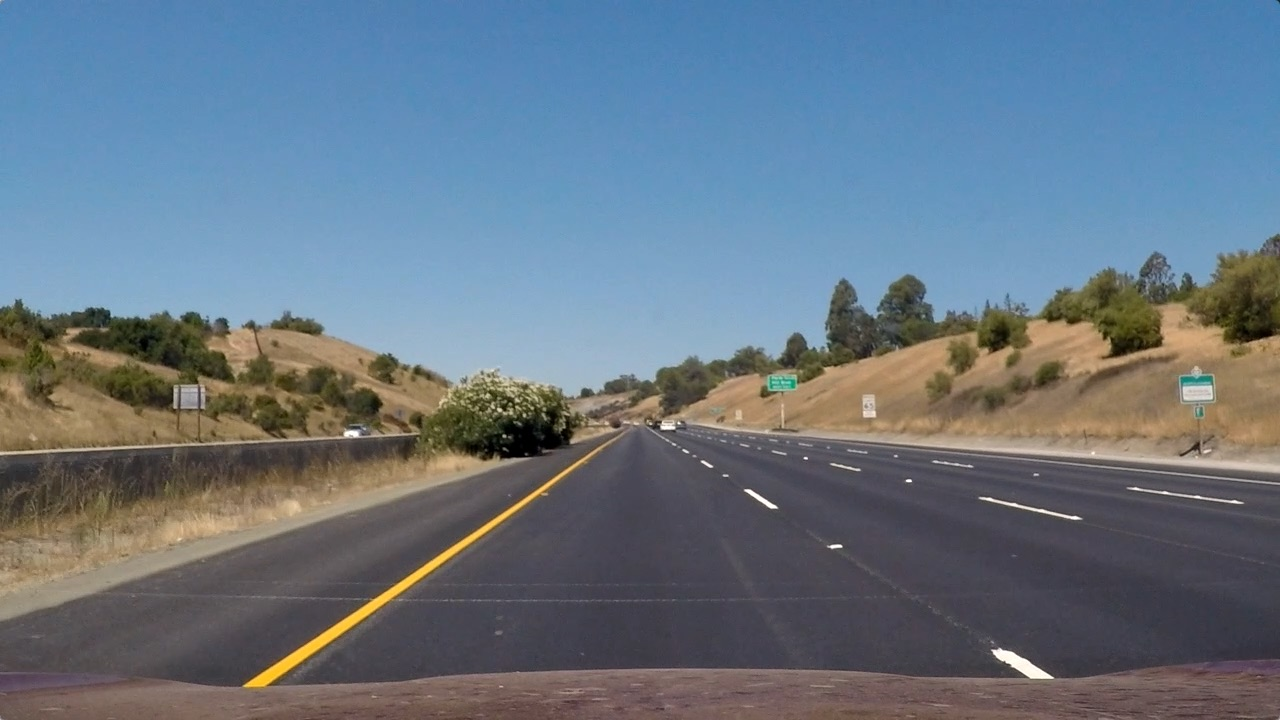
#> input picture test_images/straight_lines1.jpg, 1280 x 720 px
$ jupyter execute Image_Project.ipynb   (shell and % lines are left out)   (older library calls are emulated)
#> lines starting #> are read from the running program, lines starting #| are printed output that depends on the picture; after the words box and inside, x2 and y2 are one past the last pixel; in counts of white or black regions, pixels touching at a corner belong together
[cell 1]
import numpy as np
import cv2
import matplotlib.pyplot as plt

[cell 2]
def abs_sobel_thresh(gray, orient='x', thresh=(0, 255)):
    """Applies sobel filter and applies threshold.

    :param gray: A gray scale image.
    :param orient: Direction in which sobel filter is applied.
    :param thresh:  threshold to be applied on the output image.

    :return: a binary image after applying sobel

    """
    # check orientation to apply sobel in the direction.
    if orient == 'x':
        abs_sobel = np.absolute(cv2.Sobel(gray, cv2.CV_64F, 1, 0))
    if orient == 'y':
        abs_sobel = np.absolute(cv2.Sobel(gray, cv2.CV_64F, 0, 1))
    # Rescale back to 8 bit integer
    scaled_sobel = np.uint8(255*abs_sobel/np.max(abs_sobel))
    # Create a copy and apply the threshold
    binary_output = np.zeros_like(scaled_sobel)
    binary_output[(scaled_sobel >= thresh[0]) & (scaled_sobel <= thresh[1])] = 1
    sobel_mask = binary_output
    # Return the result
    return sobel_mask

[cell 3]
img = cv2.imread("./test_images/straight_lines1.jpg")
#> img is the input picture: shape (720, 1280, 3); mean B, G, R 131.2, 117.7, 103.2

gray = cv2.cvtColor(img, cv2.COLOR_BGR2GRAY)

sobel_output_x = abs_sobel_thresh(gray,"x",(10,200))
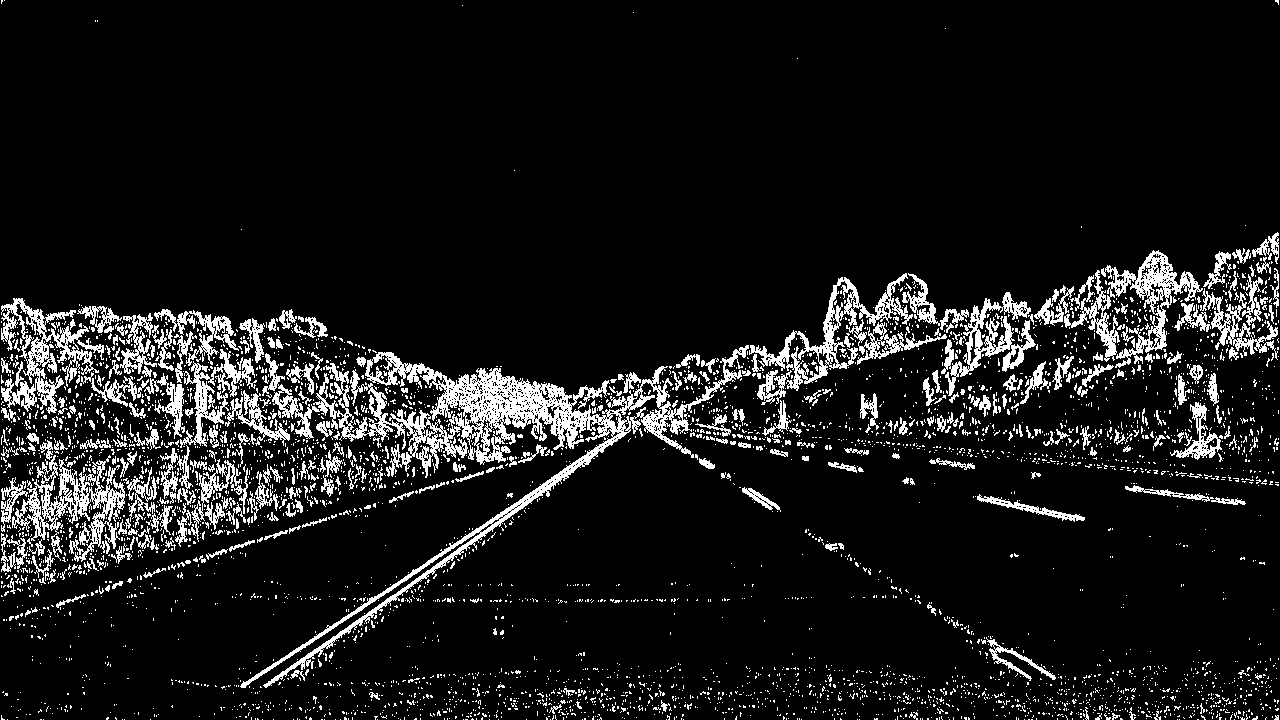
#> sobel_output_x: shape (720, 1280); values 0 (black) and 1 (white), 9.8% white in thin lines or dots

sobel_output_y = abs_sobel_thresh(gray,"y",(10,200))
#> sobel_output_y: shape (720, 1280); values 0 (black) and 1 (white), 14.1% white; 3400 white regions (3010 under 20 px), largest, box (x1, y1, x2, y2) and area: (0, 289, 1280, 714) 72598, (981, 284, 1194, 397) 5695, (1129, 249, 1242, 341) 2594

f, (ax1,ax2) = plt.subplots(1, 2, figsize=(20,10))
ax1 = ax1.imshow(sobel_output_x,cmap="gray")
ax2 = ax2.imshow(sobel_output_y,cmap="gray")

[cell 4]
def dir_threshold(gray, sobel_kernel=3, thresh=(0, np.pi/2)):
    """Applies sobel filter and calculates direction of gradient and applies a threshold.

    :param gray: A gray scale image.
    :param sobel_kernel: kernel size
    :param thresh: angle threshold to be applied on the output image.

    :return: a binary image after applying sobel and thresholding with an angle.

    """
#> called with sobel_kernel = 3, thresh = (0.524, 1.57)
    # Calculate the x and y gradients
    sobelx = cv2.Sobel(gray, cv2.CV_64F, 1, 0, ksize=sobel_kernel)
    sobely = cv2.Sobel(gray, cv2.CV_64F, 0, 1, ksize=sobel_kernel)
    # Take the absolute value of the gradient direction,
    # apply a threshold, and create a binary image result
    absgraddir = np.arctan2(np.absolute(sobely), np.absolute(sobelx))
    binary_output = np.zeros_like(absgraddir)
    binary_output[(absgraddir >= thresh[0]) & (absgraddir <= thresh[1])] = 1
    dir_mask = binary_output
    # Return the binary image
    return dir_mask

[cell 5]
sobel_output_dir = dir_threshold(gray,3 ,(np.pi/6, np.pi/2))
#> sobel_output_dir: shape (720, 1280) float64; values 0 (black) and 1 (white), 67.1% white; black in thin lines or dots

f, (ax1) = plt.subplots(1, 1, figsize=(20,10))
ax1 = ax1.imshow(sobel_output_dir,cmap="gray")

[cell 6]
def combine_thresh(img, s_thresh=(100, 255), l_thresh=(120, 255)):
    """Combines abs_sobel_thresh, dir_threshold and threshold on R, G, S and L channels to detect the lanes.

    :param img: An input RGB image.
    :param s_thresh: S channel threshold.
    :param l_thresh: L channel threshold.

    :return: a binary image after applying all different thresholds.
    """
#> called with s_thresh = (100, 255), l_thresh = (120, 255)
    # Convert to grayscale
    gray = cv2.cvtColor(img, cv2.COLOR_RGB2GRAY)
    height, width = gray.shape

    grad_x = abs_sobel_thresh(gray, 'x', thresh=(10, 200))
    dir_binary = dir_threshold(gray, thresh=(np.pi/6, np.pi/2))
    combined = ((grad_x == 1) & (dir_binary == 1))
#> combined: shape (720, 1280) bool; 5.8% white in thin lines or dots

    # R & G thresholds so that yellow lanes are detected well.
    color_threshold = 150
    R = img[:, :, 0]
    G = img[:, :, 1]
    color_combined = np.zeros_like(R)
    r_g_condition = (R > color_threshold) & (G > color_threshold)
#> r_g_condition: shape (720, 1280) bool; 4.9% white; 552 white regions (457 under 20 px), largest, box (x1, y1, x2, y2) and area: (322, 322, 735, 405) 14439, (686, 409, 1280, 473) 5913, (96, 456, 524, 587) 5278

    # Apply color threshold for better detection of yello and white lines in all environmental condition
    hls = cv2.cvtColor(img, cv2.COLOR_RGB2HLS)
#> hls: shape (720, 1280, 3); mean of channels 0, 1, 2 85.5, 117, 67
    # Select S channel because it is usually the best performant
    # for this task. R channel also performs similarly.
    s_channel = hls[:, :, 2]
    l_channel = hls[:, :, 1]

    # S channel performs well for detecting bright yellow and white lanes
    s_condition = (s_channel > s_thresh[0]) & (s_channel <= s_thresh[1])
#> s_condition: shape (720, 1280) bool; 33.4% white; 1102 white regions (947 under 20 px), largest, box (x1, y1, x2, y2) and area: (0, 0, 1280, 316) 281235, (244, 452, 594, 689) 4725, (1098, 301, 1163, 359) 2066

    # We put a threshold on the L channel to avoid pixels which have shadows and as a result darker.
    l_condition = (l_channel > l_thresh[0]) & (l_channel <= l_thresh[1])
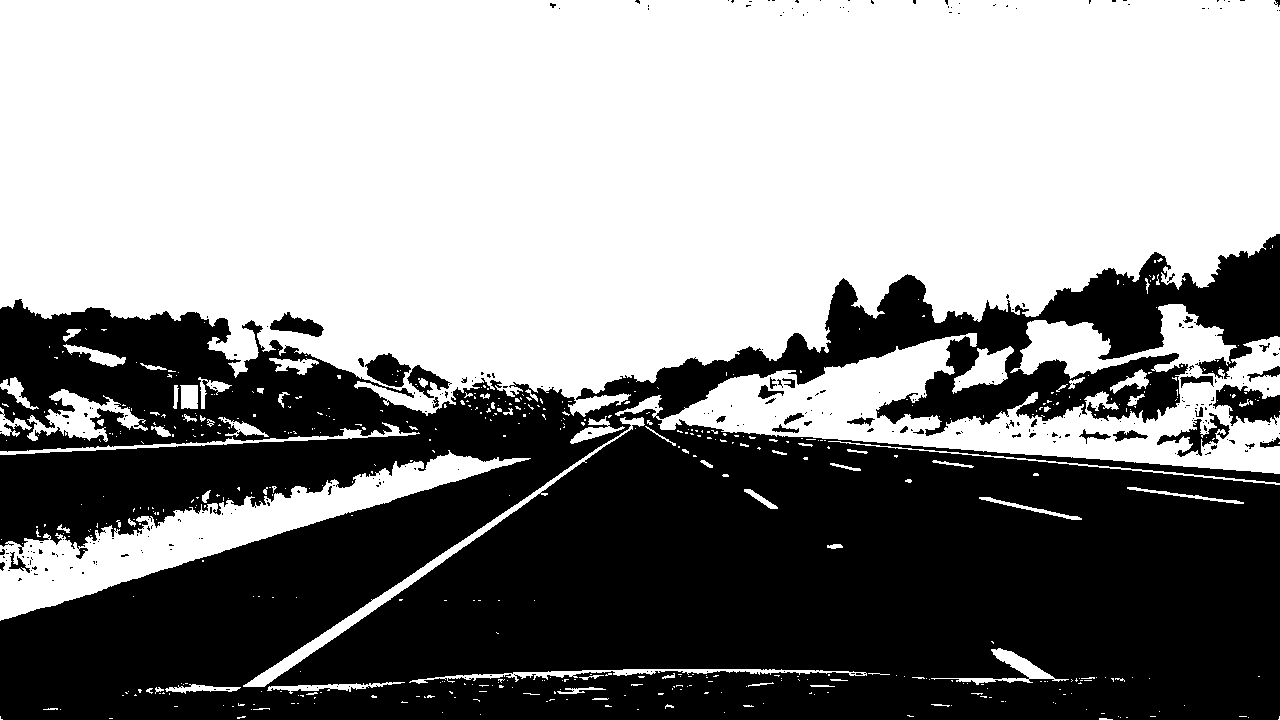
#> l_condition: shape (720, 1280) bool; 55.1% white; 309 black regions (270 under 20 px), largest, box (x1, y1, x2, y2) and area: (0, 234, 1280, 720) 405890, (1213, 384, 1280, 426) 1611, (365, 353, 411, 387) 945

    # combine all the thresholds
    # A pixel should either be a yellowish or whiteish
    # And it should also have a gradient, as per our thresholds
    color_combined[(r_g_condition & l_condition) & (s_condition | combined)] = 1

    # apply the region of interest mask
    mask = np.zeros_like(color_combined)
    region_of_interest_vertices = np.array([[0, height-1], [width/2, int(0.55*height)], [width-1, height-1]],
                                           dtype=np.int32)
    cv2.fillPoly(mask, [region_of_interest_vertices], 1)
#> mask: shape (720, 1280); values 0 (black) and 1 (white), 22.6% white; 1 white region, box (x1, y1, x2, y2) and area: (0, 396, 1280, 720) 207838
    thresholded = cv2.bitwise_and(color_combined, mask)
#> color_combined: shape (720, 1280); values 0 (black) and 1 (white), 1.1% white; 1285 white regions (1246 under 20 px), largest, box (x1, y1, x2, y2) and area: (244, 446, 602, 687) 3085, (1162, 326, 1219, 350) 877, (992, 648, 1054, 679) 666

    return thresholded

def thresholding(img):
    """An interface for combine_thresh.

    :param img: An input RGB image.

    :return: a binary image after applying all different thresholds.
    """

    thresholded = combine_thresh(img, s_thresh=(100, 255), l_thresh=(120, 255))
#> thresholded: shape (720, 1280); values 0 (black) and 1 (white), 0.46% white; 64 white regions (58 under 20 px), largest, box (x1, y1, x2, y2) and area: (244, 446, 602, 687) 3085, (992, 648, 1054, 679) 666, (744, 489, 778, 509) 162, (661, 419, 675, 430) 82, (828, 544, 842, 549) 43, (701, 460, 712, 468) 33
    return thresholded

[cell 7]
RGB = cv2.cvtColor(img, cv2.COLOR_BGR2RGB)

mask_output = thresholding(RGB)

f, (ax1) = plt.subplots(1, 1, figsize=(20,10))
ax1 = ax1.imshow(mask_output,cmap="gray")

[cell 8]
def perspective_warp(img,
                     dst_size=(1280, 720),
                     src=np.float32([(0.38, 0.7), (0.63, 0.7), (0.1, 1), (1, 1)]),
                     dst=np.float32([(0, 0), (1, 0), (0, 1), (1, 1)])):
    """Transforms the car view into bird eye view.

    :param img: An input RGB image.
    :param dst_size: destination image size.
    :param src: 4 points bounding the target area.
    :param dst: 4 points bounding the new position for the src points.

    :return: a bird eye view binary image.
    """
#> called with dst_size = (1280, 720), src = array of shape (4, 2), dst = array of shape (4, 2)
    img_size = np.float32([(img.shape[1], img.shape[0])])
    src = src * img_size
#> src = [[486.4, 504], [806.4, 504], [128, 720], [1280, 720]]
    # For destination points, I'm arbitrarily choosing some points to be
    # a nice fit for displaying our warped result
    # again, not exact, but close enough for our purposes
    dst = dst * np.float32(dst_size)
#> dst = [[0, 0], [1280, 0], [0, 720], [1280, 720]]
    # Given src and dst points, calculate the perspective transform matrix
    M = cv2.getPerspectiveTransform(src, dst)
#> M = [[-0.789, -1.31, 1044.2], [5.33e-16, -2.37, 1193.7], [1.97e-19, -0.00238, 1]]
    # Warp the image using OpenCV warpPerspective()
    warped = cv2.warpPerspective(img, M, dst_size)
#> warped: shape (720, 1280); values 0 (black) and 1 (white), 2.6% white; 5 white regions (1 under 20 px), largest, box (x1, y1, x2, y2) and area: (72, 0, 150, 686) 20554, (1106, 0, 1151, 52) 1604, (1074, 632, 1113, 676) 1297, (1087, 322, 1135, 348) 597
    return warped


def inv_perspective_warp(img,
                         dst_size=(1280, 720),
                         src=np.float32([(0, 0), (1, 0), (0, 1), (1, 1)]),
                         dst=np.float32([(0.38, 0.7), (0.63, 0.7), (0.1, 1), (1, 1)])):
    """Transforms bird eye view back to the car view.

    :param img: An input RGB image.
    :param dst_size: destination image size.
    :param src: 4 points bounding the target area.
    :param dst: 4 points bounding the new position (original positions) for the src points.

    :return: a car view binary image.
    """
#> called with dst_size = (1280, 720), src = array of shape (4, 2), dst = array of shape (4, 2)

    img_size = np.float32([(img.shape[1], img.shape[0])])
    src = src * img_size
#> src = [[0, 0], [1280, 0], [0, 720], [1280, 720]]
    # For destination points, I'm arbitrarily choosing some points to be
    # a nice fit for displaying our warped result
    # again, not exact, but close enough for our purposes
    dst = dst * np.float32(dst_size)
#> dst = [[486.4, 504], [806.4, 504], [128, 720], [1280, 720]]
    # Given src and dst points, calculate the perspective transform matrix
    M = cv2.getPerspectiveTransform(src, dst)
#> M = [[0.25, -0.626, 486.4], [9.45e-17, -0.422, 504], [1.88e-19, -0.001, 1]]
    # Warp the image using OpenCV warpPerspective()
    warped = cv2.warpPerspective(img, M, dst_size)
#> warped: shape (720, 1280); values 0 (black) and 1 (white), 0.38% white; 6 white regions (2 under 20 px), largest, box (x1, y1, x2, y2) and area: (244, 504, 524, 687) 2768, (994, 648, 1054, 679) 664, (828, 544, 842, 549) 43, (765, 504, 778, 509) 40
    return warped

[cell 9]
pw_output1 = perspective_warp(mask_output)

pw_output2 = inv_perspective_warp(pw_output1)

f, (ax1,ax2) = plt.subplots(1, 2, figsize=(20,10))
ax1 = ax1.imshow(pw_output1,cmap="gray")
ax2 = ax2.imshow(pw_output2,cmap="gray")

[cell 10]
def get_hist(img):
    """returns a histogram that shows the concentration of white pixels in a certain column.

    :param img: binary image.
    :return: numpy array (histogram).
    """

    hist = np.sum(img[img.shape[0]//2:,:], axis=0)
#> hist = 1280 values, max 326 at index 96, min 0 at index 0, mean 8.4
    return hist

[cell 11]
hist = get_hist(pw_output1)

x = np.array(range(0, 1280))

plt.plot(x, hist)

ax = plt.gca()
ax.get_xaxis().set_visible(False)
ax.get_yaxis().set_visible(False)
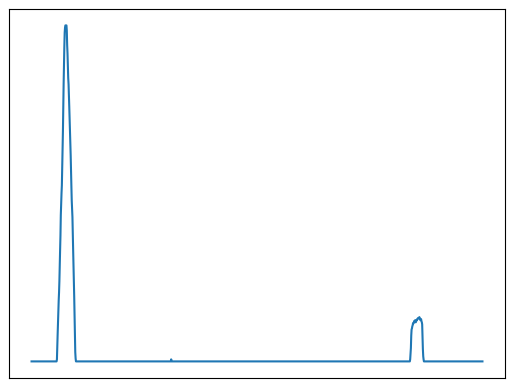
#> figure drawn by matplotlib, 1 panel; curve peaks at x = 96, y = 326

[cell 12]
left_a, left_b, left_c = [],[],[]
right_a, right_b, right_c = [],[],[]

def sliding_window(img, nwindows=9, margin=150, minpix=1, draw_windows=True):
    """Applies the sliding window search algorithm to fit a 2nd order curve to each lane.

    :param img: binary image.
    :param nwindows: number of windows per image.
    :param margin: half width of the window.
    :param minpix: min. number of white pixels per window to be accepted in deciding the next center.
    :param draw_windows: set to True or False to decide whether to draw the sliding windows on the output image or not.

    :return: bird view image with the pixels that belong to a lane colored.
    """
#> called with nwindows = 9, margin = 150, minpix = 1, draw_windows = True
    global left_a, left_b, left_c, right_a, right_b, right_c
    left_fit_ = np.empty(3)
    right_fit_ = np.empty(3)

    out_img = np.dstack((img, img, img))*255

    histogram = get_hist(img)
#> histogram has the same summary as hist in get_hist
    # find peaks of left and right halves
    quarter = int(histogram.shape[0]/4)
    leftx_base = np.argmax(histogram[:quarter])
#> leftx_base = 96
    rightx_base = np.argmax(histogram[quarter*3:]) + quarter*3
#> rightx_base = 1100

    # Set height of windows
    window_height = int(img.shape[0]/nwindows)
    # Identify the x and y positions of all nonzero pixels in the image
    nonzero = img.nonzero()
#> nonzero = 24055 positions, rows 0 to 685, columns 72 to 1150

    nonzeroy = np.array(nonzero[0])
    nonzerox = np.array(nonzero[1])
    # Current positions to be updated for each window
    leftx_current = leftx_base
#> leftx_current = 96
    rightx_current = rightx_base
#> rightx_current = 1100

    # Create empty lists to receive left and right lane pixel indices
    left_lane_inds = []
    right_lane_inds = []

    # Step through the windows one by one
    for window in range(nwindows):
        # Identify window boundaries in x and y (and right and left)
        win_y_low = img.shape[0] - (window+1)*window_height
        win_y_high = img.shape[0] - window*window_height
        win_xleft_low = leftx_current - margin
        win_xleft_high = leftx_current + margin
        win_xright_low = rightx_current - margin
        win_xright_high = rightx_current + margin
        # Draw the windows on the visualization image
        if draw_windows:
            cv2.rectangle(out_img, (win_xleft_low, win_y_low), (win_xleft_high, win_y_high),
            (100, 255, 255), 3)
            cv2.rectangle(out_img, (win_xright_low, win_y_low), (win_xright_high, win_y_high),
            (100, 255, 255), 3)
        # Identify the nonzero pixels in x and y within the window
        good_left_inds = ((nonzeroy >= win_y_low) & (nonzeroy < win_y_high) &
        (nonzerox >= win_xleft_low) &  (nonzerox < win_xleft_high)).nonzero()[0]
        good_right_inds = ((nonzeroy >= win_y_low) & (nonzeroy < win_y_high) &
        (nonzerox >= win_xright_low) &  (nonzerox < win_xright_high)).nonzero()[0]
        # Append these indices to the lists
        left_lane_inds.append(good_left_inds)
        right_lane_inds.append(good_right_inds)
        # If you found > minpix pixels, recenter next window on their mean position
        if len(good_left_inds)  > minpix:
            leftx_current = int(np.mean(nonzerox[good_left_inds]))
        if len(good_right_inds)  > minpix:
            rightx_current = int(np.mean(nonzerox[good_right_inds]))
#> this loop made 9 passes
#> (win_xleft_low, win_xleft_high, win_xright_low, win_xright_high, leftx_current, rightx_current) on passes 1, 2, 5, 9: (-54, 246, 950, 1250, 87, 1092), (-63, 237, 942, 1242, 93, 1096), (-46, 254, 946, 1246, 109, 1110), (-25, 275, 960, 1260, 131, 1126)
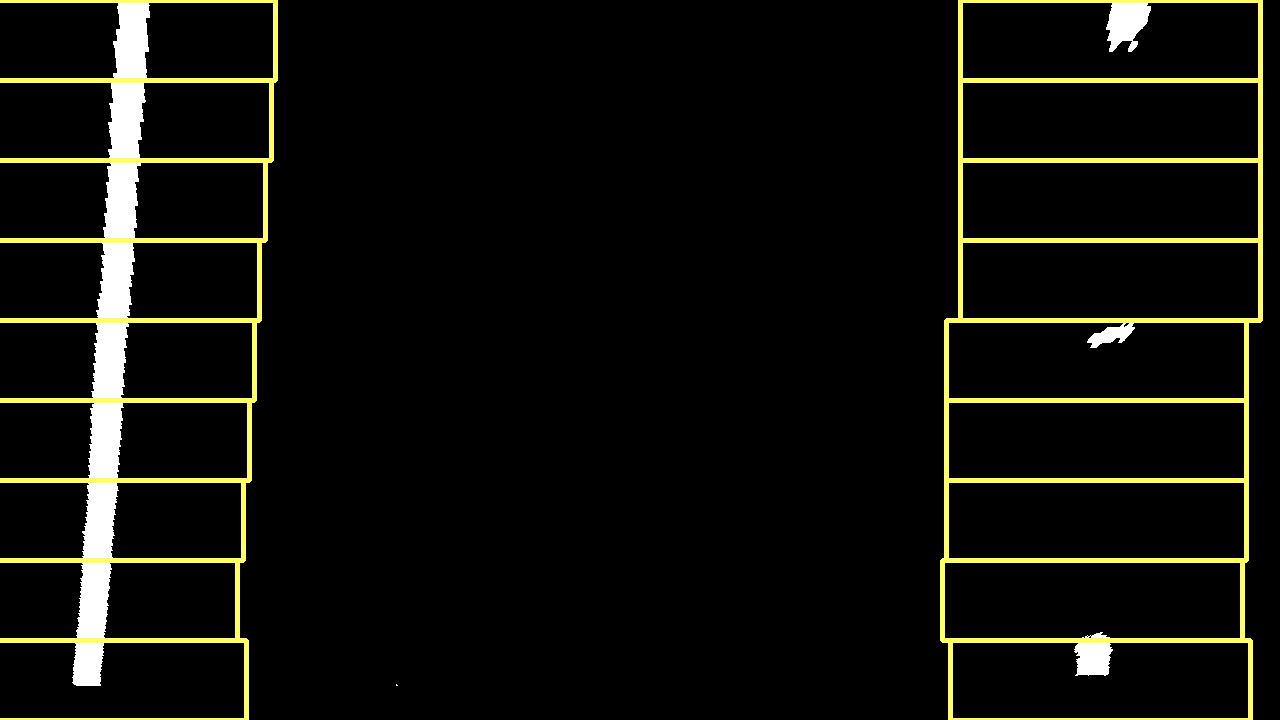
#> out_img: shape (720, 1280, 3); mean of channels 0, 1, 2 10.1, 16.1, 16.1; drawn as B, G, R
#> after the loop, left_lane_inds = 9 items; right_lane_inds = 9 items

    # Concatenate the arrays of indices
    left_lane_inds = np.concatenate(left_lane_inds)
    right_lane_inds = np.concatenate(right_lane_inds)
#> right_lane_inds = 3498 values, max 23776 at index 1162, min 32 at index 1894, mean 11141.7
#> (the rest of the program and of its run is left out)
